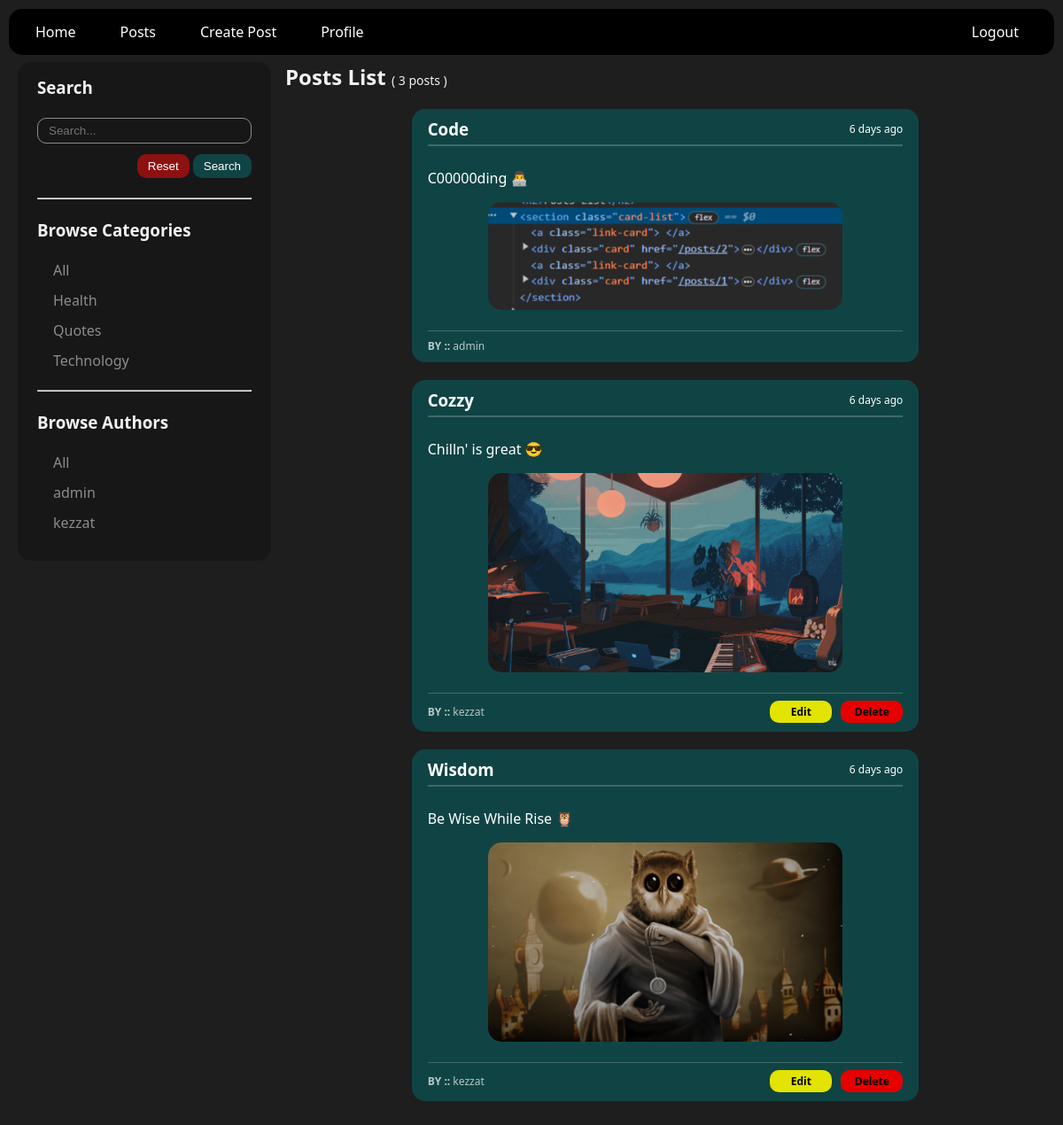
Screenshot of /posts/ (signed in) with the database file from the repository.
### posts/models.py (models this page shows, shortened)
class Category(models.Model):
    name = models.CharField(max_length=500)

class Post(models.Model):
    title = models.CharField(max_length=255)
    content = models.TextField()
    author = models.ForeignKey(User, on_delete=models.CASCADE, null=True, related_name='posts')
    images = models.ImageField(upload_to='files/posts/images/%y/%m/%d', null=True, blank=True)
    category = models.ForeignKey(Category, on_delete=models.SET_NULL, null=True)
    isDeleted = models.BooleanField(default=False)
    createdAt = models.DateTimeField(auto_now_add=True)
    class Meta:
        ordering = ['-id']

### posts/views.py (the view, shortened to what this page needs)
# urls.py: path('', views.postsPage, name='posts' ),
@login_required(login_url='/auth/login')
def postsPage(request):
    bc = request.GET.get("bc")
    ba = request.GET.get("ba")
    search = request.GET.get("search")
    posts = Post.objects.all()
    if 'reset' in request.GET:
        return redirect('posts')
    if bc and bc!= "all":
        posts = posts.filter(category__name = bc)
    if ba and ba!= "all":
        posts = posts.filter(author__username = ba)
    context = {
        'posts': posts,
        'postsCount': posts.count(),
        'authors': User.objects.filter(posts__isnull=False).distinct(),
        'categories': Category.objects.all(),
    }
    return render(request, 'posts/postsPage.html', context)

### templates/posts/postsPage.html (shortened to what this page needs)
{% extends "shared/base.html" %}
{% load static %}
{% block content %}
<main class="main-layout">
    <section>
        {% include "posts/components/sideBar.html" %}
    </section>
    <section>
        {% include "posts/components/postsList.html" %}
    </section>
</main>
{% endblock content %}

### templates/posts/components/sideBar.html
{% load static %}
<link rel="stylesheet" href="{% static "styles/postSideBar.css" %}">
<section class="sideBar">
    <h3>Search</h3><br>
    <form action="" method="get">
        <input type="text" name="search" placeholder="Search..." value={{request.GET.search}}>
        <div>
            <button type="submit" name='reset'>Reset</button>
            <button type="submit">Search</button>
        </div>
    </form>
    <br><hr><br>
    <h3>Browse Categories</h3><br>
    <ul>
        <li><a
            class="{% if request.GET.bc == "all" %} active-link {% endif %}"
            href="{% url "posts" %}?{% if request.GET.ba %}ba={{ request.GET.ba }}{% endif %}&bc=all"
            >All</a></li>
        {% for cat in categories %}
        <li><a
            class="{% if cat.name == request.GET.bc %} active-link {% endif %}"
            href="{% url "posts" %}?{% if request.GET.ba %}ba={{ request.GET.ba }}&{% endif %}bc={{ cat.name }}">{{ cat.name }}</a></li>
        {% endfor %}
    </ul>
    <br><hr><br>
    <h3>Browse Authors</h3><br>
    <ul>
        <li><a
            class="{% if request.GET.ba == "all" %} active-link {% endif %}"
            href="{% url "posts" %}?{% if request.GET.bc %}bc={{ request.GET.bc }}{% endif %}&ba=all">All</a></li>
        {% for author in authors %}
        <li><a
            class="{% if author.username == request.GET.ba %} active-link {% endif %}"
            href="{% url "posts" %}?{% if request.GET.bc %}bc={{ request.GET.bc }}&{% endif %}ba={{ author.username }}">
            {{ author.username }}</a>
        </li>
        {% endfor %}
    </ul>
</section>

### templates/posts/components/postsList.html (shortened to what this page needs)
{% load static %}
<link rel="stylesheet" href="{% static "styles/postCard.css" %}">
<section>
        <h2>Posts List <span style="font-size: 14px; font-weight: 500;">( {{postsCount}} posts )</span></h2>
        <section class="card-list">
            {% for post in posts %}
                {% if not post.isDeleted %}
                    <div class="card card-clickable" onclick="window.location='{% url "post" post.id %}'">
                        {% include "posts/components/postCard.html" with post=post %}
                    </div>
                {% endif %}
            {% endfor %}
        </section>
</section>

### templates/posts/components/postCard.html
{% load static %}
<link rel="stylesheet" href="{% static "styles/postCard.css" %}">
<section>
    <div>
        <div class="header">
            <h3 >{{ post.title }}</h3>
            <span>{{ post.createdAt | timesince }} ago</span>
        </div>
        <div class="body">
            <p>{{ post.content }}</p>
            <div class="img-container">
                {% if post.images %}
                    <img src="{{post.images.url}}" alt="Post's Image">
                {% endif %}
            </div>
        </div>
        <div class="footer">
            <span> <strong>BY ::</strong>  {{ post.author }}</span>
            {% if request.user.id == post.author.id %}
            <div>
                <a href="{% url "edit-post" post.id %}">  <strong>Edit</strong> </a>
                <a href="{% url "delete-post" post.id %}">  <strong>Delete</strong> </a>
            </div>
            {% endif %}
        </div>
    </div>
</section>

### project/static/styles/baseStyle.css (style rules this page uses)
* { margin: 0px; padding: 0px; box-sizing: border-box; }

### project/static/styles/navbar.css (style rules this page uses)
ul { list-style-type: none; margin: 0; padding: 0; overflow: hidden; display: flex; justify-content: start; }
li { margin-right: 10px; }

### posts/static/styles/postSideBar.css (style rules this page uses)
.main-layout { display: grid; grid-template-columns: 1fr 3fr; gap: 16px; }
.main-layout .sideBar { background: #171717; padding: 16px 22px 32px 22px; border-radius: 15px; position: sticky; top: 70px; }
.sideBar ul { display: flex; flex-direction: column; justify-content: center; align-items: start; gap: 12px; padding-left: 18px; }
.sideBar ul li a { text-decoration: none; font-weight: 500; opacity: 0.5; cursor: pointer; color: white; }
.sideBar form { display: flex; flex-direction: column; gap: 12px; }
.sideBar form div { align-self: end; }
.sideBar form button[name="reset"] { background-color: rgb(141, 17, 17); }
.sideBar form input, .sideBar form button { padding: 6px 12px; border-radius: 10px; color: white; }
.sideBar form input { background: #00000000; border: rgba(255, 255, 255, 0.5) 1px solid; }
.sideBar form button { background-color: rgb(16, 68, 68); border: none; cursor: pointer; }

### posts/static/styles/postCard.css (style rules this page uses)
* { margin: 0px; padding: 0px; box-sizing: border-box; }
.card-list { margin: auto; width: 100%; min-width: 800px; display: flex; flex-direction: column; align-items: center; justify-content: center; padding: 20px; gap: 20px; }
.card { padding: 10px 18px; border-radius: 15px; background-color: rgb(16, 68, 68); color: white; width: 70%; min-width: 400px; margin: auto; display: flex; flex-direction: column; align-items: stretch; }
.card .header { position: relative; margin-bottom: 16px; display: flex; justify-content: space-between; align-items: center; }
.card .header span { font-size: 12px; }
.card .header::after { content: ''; display: block; position: absolute; width: 100%; height: 2px; background-color: rgba(255, 255, 255, 0.2); bottom: -7px; }
.card .body { padding: 16px 0px; display: flex; flex-direction: column; align-items: start; justify-content: center; gap: 16px; }
.card .body .img-container { margin: auto; width: 75%; max-width: 400px; border-radius: 15px; overflow: hidden; }
.card .body .img-container img { width: 100%; border-radius: 15px; }
.card .footer { width: 100%; position: relative; display: flex; justify-content: space-between; align-items: center; margin-top: 16px; }
.card .footer::before { content: ''; display: block; position: absolute; top: -14px; width: 100%; height: 1px; background-color: rgba(255, 255, 255, 0.2); margin: 5px 0px; }
.card .footer span { font-size: 12px; color: rgba(255, 255, 255, 0.7); }
.card .footer div { display: flex; gap: 10px; }
.card .footer div a { color: black; width: 70px; padding: 4px 10px; border-radius: 10px; font-size: 12px; text-decoration: none; text-align: center; }
.card .footer div a:nth-child(1) { background-color: rgb(227, 227, 0); }
.card .footer div a:nth-child(2) { background-color: rgb(230, 0, 0); }

### rows the page displays
Category: name "Health"
Category: name "Quotes"
Category: name "Technology"
Post: title "Code", createdAt "6 days", content "C00000ding 👨‍💻", images (picture), author "admin"
Post: title "Cozzy", createdAt "6 days", content "Chilln' is great 😎", images (picture), author "kezzat", shows "Edit"
Post: title "Wisdom", createdAt "6 days", content "Be Wise While Rise 🦉", images (picture), author "kezzat", shows "Edit"

### other values shown
{{ author.username }} "admin"
{{ author.username }} "kezzat"
{{ postsCount }} "3"
